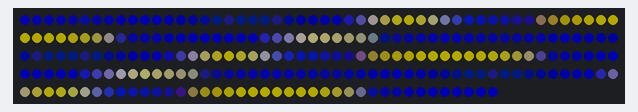
Simulated run of this sketch. Board: Arduino Uno, built with avr-gcc and run on an emulated ATmega328P. On the bench: 240 RGB LEDs in strip order, left to right, continuing on the next row. Dim RGB values are drawn brighter than linear.

Above: at 3.18 s.
At 11.4 s:
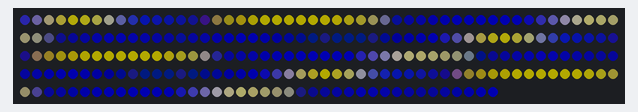
At 19.62 s:
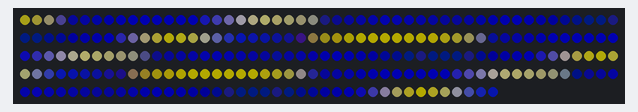
At 29.11 s:
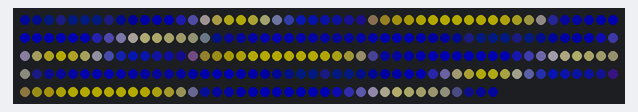
At 38.6 s:
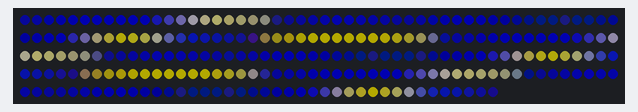
At 39.54 s:
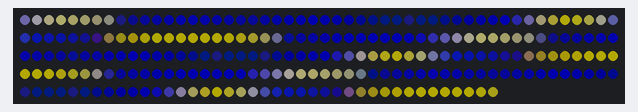

The sketch:

starryNightPalletUno.ino
```cpp
#include <FastLED.h>

#define LED_PIN     3
#define NUM_LEDS    240
#define BRIGHTNESS  64
#define LED_TYPE    WS2812B
#define COLOR_ORDER GRB
CRGB leds[NUM_LEDS];

#define UPDATES_PER_SECOND 100
DEFINE_GRADIENT_PALETTE( starrynite_gp ) {
    0,   4,  6, 23,
    2,   4,  6, 23,
    5,   8,  5,212,
   10,  27,138,245,
   15,   8,  5,212,
   17, 239,227,  5,
   20,   8,  5,212,
   25,   8,  5,212,
   30,   7,  8, 84,
   35,   7,  8, 84,
   40, 188,180,  3,
   43,  98,103,114,
   45,   2,  1,226,
   51, 227,219,135,
   56,   7,  8, 84,
   61,  27,138,245,
   63,   4,  6, 23,
   71,   2,  1,226,
   76,   4,  6, 23,
   81, 242,227,  1,
   84,   7,  8, 84,
   89,   7,  8, 84,
   94,   2,  1,226,
   96, 227,219,135,
   99,   4,  6, 23,
  107,  12, 28,221,
  107, 242,227,  1,
  114,   2,  1,226,
  122,  12, 28,221,
  130, 227,219,135,
  135,   2,  1,226,
  142,  12,  4, 30,
  147,  12, 28,221,
  153,   2,  1,226,
  158, 242,227,  1,
  163,   2,  1,226,
  170,   7,  8, 84,
  173, 242,227,  1,
  178,   2,  1,226,
  183,   7,  8, 84,
  193,  12,  4, 30,
  196, 242,227,  1,
  204,   2,  1,226,
  211,   4,  6, 23,
  216, 188,180,  3,
  221,   2,  1,226,
  226,   7,  8, 84,
  232,   2,  1,226,
  237, 227,219,135,
  244,   2,  1,226,
  249,   4,  6, 23,
  255,  13, 29,223};

CRGBPalette16 currentPalette = starrynite_gp;
#define currentBlending LINEARBLEND

void setup() {
    delay(3000); // power-up safety delay
    FastLED.addLeds<LED_TYPE, LED_PIN, COLOR_ORDER>(leds, NUM_LEDS).setCorrection(TypicalLEDStrip);
    FastLED.setBrightness(BRIGHTNESS);
    FastLED.setMaxPowerInVoltsAndMilliamps(5, 1000);
}


void loop(){
    static uint8_t startIndex = 0;
    startIndex = startIndex + 1; /* motion speed */

    FillLEDsFromPaletteColors( startIndex);

    FastLED.show();
    FastLED.delay(1000 / UPDATES_PER_SECOND);
}

void FillLEDsFromPaletteColors( uint8_t colorIndex) {
    uint8_t brightness = 255;

    for( int i = 0; i < NUM_LEDS; i++) {
        leds[i] = ColorFromPalette( currentPalette, colorIndex, brightness, currentBlending);
        colorIndex += 3;
    }
}
```
